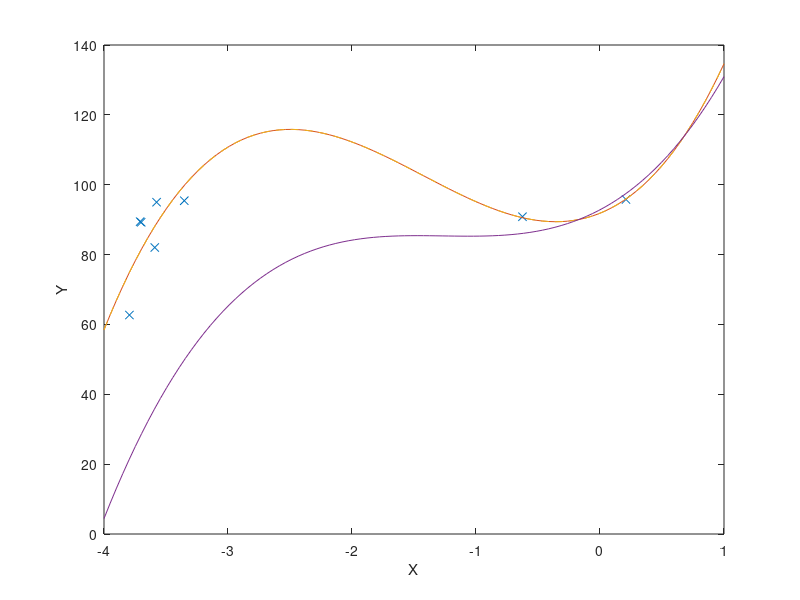

Write the MATLAB code that produced this figure.
function lsqfit_constr
% Following lsqlin's notations

%--------------------------------------------------------------------------
% PRE-PROCESSING
%--------------------------------------------------------------------------
% for reproducibility
rng(125)
degree  = 3;

% data from comment
x       = [0.2096 -3.5761 -0.6252 -3.7951 -3.3525 -3.7001 -3.7086 -3.5907].';
d       = [95.7750 94.9917 90.8417 62.6917 95.4250 89.2417 89.4333 82.0250].';
n_data  = length(d);

% number of equally spaced points to enforce the derivative
n_deriv = 20;
xd      = linspace(min(x), max(x), n_deriv);

% limit on derivative - in each data point
b       = zeros(n_deriv,1);

% coefficient matrix
C       = nan(n_data, degree+1);
% derivative coefficient matrix
A       = nan(n_deriv, degree);

% loop over polynom terms
for ii  = 1:degree+1
    C(:,ii) = x.^(ii-1);
    A(:,ii) = (ii-1)*xd.^(ii-2);
end

%--------------------------------------------------------------------------
% FIT - LSQ
%--------------------------------------------------------------------------
% Unconstrained
% p1 = pinv(C)*y
p1      = (C\d);
lsqe    = sum((C*p1 - d).^2)

p2      = polyfit(x,d,degree);

% Constrained
pen_data = {};
[p3, fval] = fminunc(@error_fun, p1);
% pen_data

% correct format for polyval
p1      = fliplr(p1.')
p2
p3      = fliplr(p3.')
fval

%--------------------------------------------------------------------------
% PLOT
%--------------------------------------------------------------------------
xx      = linspace(-4,1,100);

plot(x, d, 'x')
hold on
plot(xx, polyval(p1, xx))
plot(xx, polyval(p2, xx),'--')
plot(xx, polyval(p3, xx))

% legend('data', 'lsq-pseudo-inv', 'lsq-polyfit', 'lsq-constrained', 'Location', 'southoutside')
xlabel('X')
ylabel('Y')

%--------------------------------------------------------------------------
% NESTED FUNCTION
%--------------------------------------------------------------------------
    function e = error_fun(p)
        % squared error 
        sqe = sum((C*p - d).^2);
        der = A*p

        % penalty term - it is crucial to fine tune it
        pen = -sum(der(der<0))*10*lsqe;
        pen_data = [pen_data, pen];
        e   = sqe + pen;
    end
end